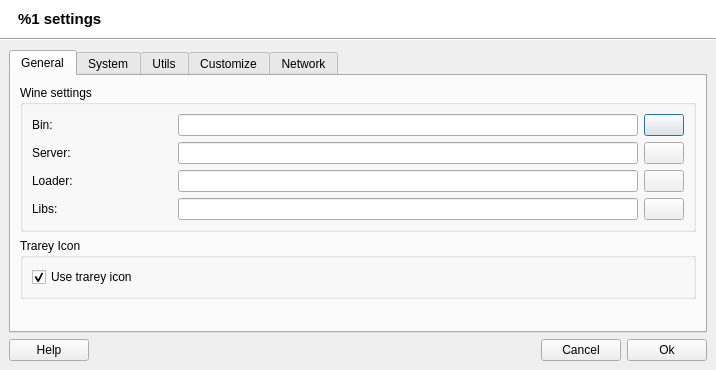
<?xml version="1.0" encoding="UTF-8"?>
<ui version="4.0">
 <class>AppSettings</class>
 <widget class="QDialog" name="AppSettings">
  <property name="windowModality">
   <enum>Qt::WindowModal</enum>
  </property>
  <property name="geometry">
   <rect>
    <x>0</x>
    <y>0</y>
    <width>716</width>
    <height>370</height>
   </rect>
  </property>
  <property name="minimumSize">
   <size>
    <width>340</width>
    <height>370</height>
   </size>
  </property>
  <property name="windowTitle">
   <string>%1 settings</string>
  </property>
  <property name="windowIcon">
   <iconset>
    <normaloff>:/data/q4wine.png</normaloff>:/data/q4wine.png</iconset>
  </property>
  <layout class="QVBoxLayout">
   <property name="spacing">
    <number>0</number>
   </property>
   <property name="margin">
    <number>0</number>
   </property>
   <item>
    <widget class="QWidget" name="widget_7" native="true">
     <property name="palette">
      <palette>
       <active>
        <colorrole role="Button">
         <brush brushstyle="SolidPattern">
          <color alpha="255">
           <red>255</red>
           <green>255</green>
           <blue>255</blue>
          </color>
         </brush>
        </colorrole>
        <colorrole role="Midlight">
         <brush brushstyle="SolidPattern">
          <color alpha="255">
           <red>255</red>
           <green>255</green>
           <blue>255</blue>
          </color>
         </brush>
        </colorrole>
        <colorrole role="Base">
         <brush brushstyle="SolidPattern">
          <color alpha="255">
           <red>255</red>
           <green>255</green>
           <blue>255</blue>
          </color>
         </brush>
        </colorrole>
        <colorrole role="Window">
         <brush brushstyle="SolidPattern">
          <color alpha="255">
           <red>255</red>
           <green>255</green>
           <blue>255</blue>
          </color>
         </brush>
        </colorrole>
       </active>
       <inactive>
        <colorrole role="Button">
         <brush brushstyle="SolidPattern">
          <color alpha="255">
           <red>255</red>
           <green>255</green>
           <blue>255</blue>
          </color>
         </brush>
        </colorrole>
        <colorrole role="Midlight">
         <brush brushstyle="SolidPattern">
          <color alpha="255">
           <red>255</red>
           <green>255</green>
           <blue>255</blue>
          </color>
         </brush>
        </colorrole>
        <colorrole role="Base">
         <brush brushstyle="SolidPattern">
          <color alpha="255">
           <red>255</red>
           <green>255</green>
           <blue>255</blue>
          </color>
         </brush>
        </colorrole>
        <colorrole role="Window">
         <brush brushstyle="SolidPattern">
          <color alpha="255">
           <red>255</red>
           <green>255</green>
           <blue>255</blue>
          </color>
         </brush>
        </colorrole>
       </inactive>
       <disabled>
        <colorrole role="Button">
         <brush brushstyle="SolidPattern">
          <color alpha="255">
           <red>255</red>
           <green>255</green>
           <blue>255</blue>
          </color>
         </brush>
        </colorrole>
        <colorrole role="Midlight">
         <brush brushstyle="SolidPattern">
          <color alpha="255">
           <red>255</red>
           <green>255</green>
           <blue>255</blue>
          </color>
         </brush>
        </colorrole>
        <colorrole role="Base">
         <brush brushstyle="SolidPattern">
          <color alpha="255">
           <red>255</red>
           <green>255</green>
           <blue>255</blue>
          </color>
         </brush>
        </colorrole>
        <colorrole role="Window">
         <brush brushstyle="SolidPattern">
          <color alpha="255">
           <red>255</red>
           <green>255</green>
           <blue>255</blue>
          </color>
         </brush>
        </colorrole>
       </disabled>
      </palette>
     </property>
     <property name="autoFillBackground">
      <bool>true</bool>
     </property>
     <layout class="QHBoxLayout">
      <property name="leftMargin">
       <number>18</number>
      </property>
      <item>
       <widget class="QLabel" name="lblCaption">
        <property name="font">
         <font>
          <pointsize>11</pointsize>
          <weight>75</weight>
          <bold>true</bold>
         </font>
        </property>
        <property name="text">
         <string>%1 settings</string>
        </property>
       </widget>
      </item>
      <item>
       <spacer>
        <property name="orientation">
         <enum>Qt::Horizontal</enum>
        </property>
        <property name="sizeHint" stdset="0">
         <size>
          <width>40</width>
          <height>20</height>
         </size>
        </property>
       </spacer>
      </item>
      <item>
       <widget class="QLabel" name="lblLogo">
        <property name="sizePolicy">
         <sizepolicy hsizetype="Fixed" vsizetype="Fixed">
          <horstretch>0</horstretch>
          <verstretch>0</verstretch>
         </sizepolicy>
        </property>
        <property name="maximumSize">
         <size>
          <width>48</width>
          <height>48</height>
         </size>
        </property>
        <property name="text">
         <string/>
        </property>
       </widget>
      </item>
     </layout>
    </widget>
   </item>
   <item>
    <widget class="Line" name="line">
     <property name="orientation">
      <enum>Qt::Horizontal</enum>
     </property>
    </widget>
   </item>
   <item>
    <widget class="QWidget" name="widget" native="true">
     <layout class="QVBoxLayout">
      <item>
       <widget class="QTabWidget" name="twbGeneral">
        <property name="currentIndex">
         <number>0</number>
        </property>
        <widget class="QWidget" name="tab">
         <attribute name="title">
          <string>General</string>
         </attribute>
         <layout class="QVBoxLayout">
          <item>
           <widget class="QGroupBox" name="groupBox">
            <property name="title">
             <string>Wine settings</string>
            </property>
            <layout class="QVBoxLayout">
             <item>
              <widget class="QWidget" name="widget_2" native="true">
               <layout class="QHBoxLayout">
                <property name="margin">
                 <number>0</number>
                </property>
                <item>
                 <widget class="QLabel" name="label">
                  <property name="minimumSize">
                   <size>
                    <width>140</width>
                    <height>0</height>
                   </size>
                  </property>
                  <property name="maximumSize">
                   <size>
                    <width>140</width>
                    <height>16777215</height>
                   </size>
                  </property>
                  <property name="text">
                   <string>Bin:</string>
                  </property>
                 </widget>
                </item>
                <item>
                 <widget class="QLineEdit" name="txtWineBin"/>
                </item>
                <item>
                 <widget class="QPushButton" name="cmdGetWineBin">
                  <property name="text">
                   <string/>
                  </property>
                  <property name="iconSize">
                   <size>
                    <width>16</width>
                    <height>16</height>
                   </size>
                  </property>
                 </widget>
                </item>
               </layout>
              </widget>
             </item>
             <item>
              <widget class="QWidget" name="widget_4" native="true">
               <layout class="QHBoxLayout">
                <property name="margin">
                 <number>0</number>
                </property>
                <item>
                 <widget class="QLabel" name="label_2">
                  <property name="minimumSize">
                   <size>
                    <width>140</width>
                    <height>0</height>
                   </size>
                  </property>
                  <property name="maximumSize">
                   <size>
                    <width>140</width>
                    <height>16777215</height>
                   </size>
                  </property>
                  <property name="text">
                   <string>Server:</string>
                  </property>
                 </widget>
                </item>
                <item>
                 <widget class="QLineEdit" name="txtWineServerBin"/>
                </item>
                <item>
                 <widget class="QPushButton" name="cmdGetWineServerBin">
                  <property name="text">
                   <string/>
                  </property>
                  <property name="iconSize">
                   <size>
                    <width>16</width>
                    <height>16</height>
                   </size>
                  </property>
                 </widget>
                </item>
               </layout>
              </widget>
             </item>
             <item>
              <widget class="QWidget" name="widget_10" native="true">
               <layout class="QHBoxLayout">
                <property name="margin">
                 <number>0</number>
                </property>
                <item>
                 <widget class="QLabel" name="label_3">
                  <property name="minimumSize">
                   <size>
                    <width>140</width>
                    <height>0</height>
                   </size>
                  </property>
                  <property name="maximumSize">
                   <size>
                    <width>140</width>
                    <height>16777215</height>
                   </size>
                  </property>
                  <property name="text">
                   <string>Loader:</string>
                  </property>
                 </widget>
                </item>
                <item>
                 <widget class="QLineEdit" name="txtWineLoaderBin"/>
                </item>
                <item>
                 <widget class="QPushButton" name="cmdGetWineLoaderBin">
                  <property name="text">
                   <string/>
                  </property>
                  <property name="iconSize">
                   <size>
                    <width>16</width>
                    <height>16</height>
                   </size>
                  </property>
                 </widget>
                </item>
               </layout>
              </widget>
             </item>
             <item>
              <widget class="QWidget" name="widget_11" native="true">
               <layout class="QHBoxLayout">
                <property name="margin">
                 <number>0</number>
                </property>
                <item>
                 <widget class="QLabel" name="label_11">
                  <property name="minimumSize">
                   <size>
                    <width>140</width>
                    <height>0</height>
                   </size>
                  </property>
                  <property name="maximumSize">
                   <size>
                    <width>140</width>
                    <height>16777215</height>
                   </size>
                  </property>
                  <property name="text">
                   <string>Libs:</string>
                  </property>
                 </widget>
                </item>
                <item>
                 <widget class="QLineEdit" name="txtWineLibs"/>
                </item>
                <item>
                 <widget class="QPushButton" name="cmdGetWineLibs">
                  <property name="text">
                   <string/>
                  </property>
                  <property name="iconSize">
                   <size>
                    <width>16</width>
                    <height>16</height>
                   </size>
                  </property>
                 </widget>
                </item>
               </layout>
              </widget>
             </item>
            </layout>
           </widget>
          </item>
          <item>
           <widget class="QGroupBox" name="groupBox_4">
            <property name="title">
             <string>Trarey Icon</string>
            </property>
            <layout class="QVBoxLayout">
             <item>
              <widget class="QCheckBox" name="chShowTrarey">
               <property name="text">
                <string>Use trarey icon</string>
               </property>
               <property name="checked">
                <bool>true</bool>
               </property>
              </widget>
             </item>
            </layout>
           </widget>
          </item>
          <item>
           <spacer>
            <property name="orientation">
             <enum>Qt::Vertical</enum>
            </property>
            <property name="sizeHint" stdset="0">
             <size>
              <width>680</width>
              <height>20</height>
             </size>
            </property>
           </spacer>
          </item>
         </layout>
        </widget>
        <widget class="QWidget" name="tab_4">
         <attribute name="title">
          <string>System</string>
         </attribute>
         <layout class="QVBoxLayout" name="verticalLayout">
          <item>
           <widget class="QGroupBox" name="groupBox_7">
            <property name="title">
             <string>System utils</string>
            </property>
            <layout class="QVBoxLayout">
             <item>
              <widget class="QWidget" name="widget_14" native="true">
               <layout class="QHBoxLayout">
                <property name="margin">
                 <number>0</number>
                </property>
                <item>
                 <widget class="QLabel" name="label_13">
                  <property name="minimumSize">
                   <size>
                    <width>140</width>
                    <height>0</height>
                   </size>
                  </property>
                  <property name="maximumSize">
                   <size>
                    <width>140</width>
                    <height>16777215</height>
                   </size>
                  </property>
                  <property name="text">
                   <string>tar:</string>
                  </property>
                 </widget>
                </item>
                <item>
                 <widget class="QLineEdit" name="txtTarBin"/>
                </item>
                <item>
                 <widget class="QPushButton" name="cmdGetTarBin">
                  <property name="text">
                   <string/>
                  </property>
                  <property name="iconSize">
                   <size>
                    <width>16</width>
                    <height>16</height>
                   </size>
                  </property>
                 </widget>
                </item>
               </layout>
              </widget>
             </item>
             <item>
              <widget class="QWidget" name="widget_17" native="true">
               <layout class="QHBoxLayout">
                <property name="margin">
                 <number>0</number>
                </property>
                <item>
                 <widget class="QLabel" name="label_16">
                  <property name="minimumSize">
                   <size>
                    <width>140</width>
                    <height>0</height>
                   </size>
                  </property>
                  <property name="maximumSize">
                   <size>
                    <width>140</width>
                    <height>16777215</height>
                   </size>
                  </property>
                  <property name="text">
                   <string>mount:</string>
                  </property>
                 </widget>
                </item>
                <item>
                 <widget class="QLineEdit" name="txtMountBin"/>
                </item>
                <item>
                 <widget class="QPushButton" name="cmdGetMountBin">
                  <property name="text">
                   <string/>
                  </property>
                  <property name="iconSize">
                   <size>
                    <width>16</width>
                    <height>16</height>
                   </size>
                  </property>
                 </widget>
                </item>
               </layout>
              </widget>
             </item>
             <item>
              <widget class="QWidget" name="widget_18" native="true">
               <layout class="QHBoxLayout">
                <property name="margin">
                 <number>0</number>
                </property>
                <item>
                 <widget class="QLabel" name="label_17">
                  <property name="minimumSize">
                   <size>
                    <width>140</width>
                    <height>0</height>
                   </size>
                  </property>
                  <property name="maximumSize">
                   <size>
                    <width>140</width>
                    <height>16777215</height>
                   </size>
                  </property>
                  <property name="text">
                   <string>umount:</string>
                  </property>
                 </widget>
                </item>
                <item>
                 <widget class="QLineEdit" name="txtUmountBin"/>
                </item>
                <item>
                 <widget class="QPushButton" name="cmdGetUmountBin">
                  <property name="text">
                   <string/>
                  </property>
                  <property name="iconSize">
                   <size>
                    <width>16</width>
                    <height>16</height>
                   </size>
                  </property>
                 </widget>
                </item>
               </layout>
              </widget>
             </item>
             <item>
              <widget class="QWidget" name="widget_19" native="true">
               <layout class="QHBoxLayout">
                <property name="margin">
                 <number>0</number>
                </property>
                <item>
                 <widget class="QLabel" name="label_19">
                  <property name="minimumSize">
                   <size>
                    <width>140</width>
                    <height>0</height>
                   </size>
                  </property>
                  <property name="maximumSize">
                   <size>
                    <width>140</width>
                    <height>16777215</height>
                   </size>
                  </property>
                  <property name="text">
                   <string>sudo:</string>
                  </property>
                 </widget>
                </item>
                <item>
                 <widget class="QLineEdit" name="txtSudoBin"/>
                </item>
                <item>
                 <widget class="QPushButton" name="cmdGetSudoBin">
                  <property name="text">
                   <string/>
                  </property>
                  <property name="iconSize">
                   <size>
                    <width>16</width>
                    <height>16</height>
                   </size>
                  </property>
                 </widget>
                </item>
               </layout>
              </widget>
             </item>
             <item>
              <widget class="QWidget" name="widget_31" native="true">
               <layout class="QHBoxLayout" name="_2">
                <property name="margin">
                 <number>0</number>
                </property>
                <item>
                 <widget class="QLabel" name="label_30">
                  <property name="minimumSize">
                   <size>
                    <width>140</width>
                    <height>0</height>
                   </size>
                  </property>
                  <property name="maximumSize">
                   <size>
                    <width>140</width>
                    <height>16777215</height>
                   </size>
                  </property>
                  <property name="text">
                   <string>gui sudo:</string>
                  </property>
                 </widget>
                </item>
                <item>
                 <widget class="QLineEdit" name="txtGuiSudoBin"/>
                </item>
                <item>
                 <widget class="QPushButton" name="cmdGetGuiSudoBin">
                  <property name="text">
                   <string/>
                  </property>
                  <property name="iconSize">
                   <size>
                    <width>16</width>
                    <height>16</height>
                   </size>
                  </property>
                 </widget>
                </item>
               </layout>
              </widget>
             </item>
             <item>
              <widget class="QWidget" name="widget_24" native="true">
               <layout class="QHBoxLayout">
                <property name="margin">
                 <number>0</number>
                </property>
                <item>
                 <widget class="QLabel" name="label_23">
                  <property name="minimumSize">
                   <size>
                    <width>140</width>
                    <height>0</height>
                   </size>
                  </property>
                  <property name="maximumSize">
                   <size>
                    <width>140</width>
                    <height>16777215</height>
                   </size>
                  </property>
                  <property name="text">
                   <string>nice:</string>
                  </property>
                 </widget>
                </item>
                <item>
                 <widget class="QLineEdit" name="txtNiceBin"/>
                </item>
                <item>
                 <widget class="QPushButton" name="cmdGetNiceBin">
                  <property name="text">
                   <string/>
                  </property>
                  <property name="iconSize">
                   <size>
                    <width>16</width>
                    <height>16</height>
                   </size>
                  </property>
                 </widget>
                </item>
               </layout>
              </widget>
             </item>
             <item>
              <widget class="QWidget" name="widget_25" native="true">
               <layout class="QHBoxLayout">
                <property name="margin">
                 <number>0</number>
                </property>
                <item>
                 <widget class="QLabel" name="label_24">
                  <property name="minimumSize">
                   <size>
                    <width>140</width>
                    <height>0</height>
                   </size>
                  </property>
                  <property name="maximumSize">
                   <size>
                    <width>140</width>
                    <height>16777215</height>
                   </size>
                  </property>
                  <property name="text">
                   <string>renice:</string>
                  </property>
                 </widget>
                </item>
                <item>
                 <widget class="QLineEdit" name="txtReniceBin"/>
                </item>
                <item>
                 <widget class="QPushButton" name="cmdGetReniceBin">
                  <property name="text">
                   <string/>
                  </property>
                  <property name="iconSize">
                   <size>
                    <width>16</width>
                    <height>16</height>
                   </size>
                  </property>
                 </widget>
                </item>
               </layout>
              </widget>
             </item>
             <item>
              <widget class="QWidget" name="widget_28" native="true">
               <layout class="QHBoxLayout">
                <property name="margin">
                 <number>0</number>
                </property>
                <item>
                 <widget class="QLabel" name="label_27">
                  <property name="minimumSize">
                   <size>
                    <width>140</width>
                    <height>0</height>
                   </size>
                  </property>
                  <property name="maximumSize">
                   <size>
                    <width>140</width>
                    <height>16777215</height>
                   </size>
                  </property>
                  <property name="text">
                   <string>sh:</string>
                  </property>
                 </widget>
                </item>
                <item>
                 <widget class="QLineEdit" name="txtShBin"/>
                </item>
                <item>
                 <widget class="QPushButton" name="cmdGetShBin">
                  <property name="text">
                   <string/>
                  </property>
                  <property name="iconSize">
                   <size>
                    <width>16</width>
                    <height>16</height>
                   </size>
                  </property>
                 </widget>
                </item>
               </layout>
              </widget>
             </item>
            </layout>
           </widget>
          </item>
          <item>
           <spacer>
            <property name="orientation">
             <enum>Qt::Vertical</enum>
            </property>
            <property name="sizeHint" stdset="0">
             <size>
              <width>680</width>
              <height>21</height>
             </size>
            </property>
           </spacer>
          </item>
         </layout>
        </widget>
        <widget class="QWidget" name="tab_3">
         <attribute name="title">
          <string>Utils</string>
         </attribute>
         <layout class="QVBoxLayout">
          <item>
           <widget class="QGroupBox" name="groupBox_2">
            <property name="title">
             <string>Console</string>
            </property>
            <layout class="QVBoxLayout">
             <item>
              <widget class="QWidget" name="widget_12" native="true">
               <layout class="QHBoxLayout">
                <property name="margin">
                 <number>0</number>
                </property>
                <item>
                 <widget class="QLabel" name="label_6">
                  <property name="minimumSize">
                   <size>
                    <width>140</width>
                    <height>0</height>
                   </size>
                  </property>
                  <property name="maximumSize">
                   <size>
                    <width>140</width>
                    <height>16777215</height>
                   </size>
                  </property>
                  <property name="text">
                   <string>Bin:</string>
                  </property>
                 </widget>
                </item>
                <item>
                 <widget class="QLineEdit" name="txtConsoleBin"/>
                </item>
                <item>
                 <widget class="QPushButton" name="cmdGetConsoleBin">
                  <property name="text">
                   <string/>
                  </property>
                  <property name="iconSize">
                   <size>
                    <width>16</width>
                    <height>16</height>
                   </size>
                  </property>
                 </widget>
                </item>
               </layout>
              </widget>
             </item>
             <item>
              <widget class="QWidget" name="widget_13" native="true">
               <layout class="QHBoxLayout">
                <property name="margin">
                 <number>0</number>
                </property>
                <item>
                 <widget class="QLabel" name="label_12">
                  <property name="minimumSize">
                   <size>
                    <width>140</width>
                    <height>0</height>
                   </size>
                  </property>
                  <property name="maximumSize">
                   <size>
                    <width>140</width>
                    <height>16777215</height>
                   </size>
                  </property>
                  <property name="text">
                   <string>Args:</string>
                  </property>
                 </widget>
                </item>
                <item>
                 <widget class="QLineEdit" name="txtConsoleArgs"/>
                </item>
               </layout>
              </widget>
             </item>
            </layout>
           </widget>
          </item>
          <item>
           <widget class="QGroupBox" name="groupBox_5">
            <property name="title">
             <string>Icotool</string>
            </property>
            <layout class="QVBoxLayout">
             <item>
              <widget class="QWidget" name="widget_26" native="true">
               <layout class="QHBoxLayout">
                <property name="margin">
                 <number>0</number>
                </property>
                <item>
                 <widget class="QLabel" name="label_25">
                  <property name="minimumSize">
                   <size>
                    <width>140</width>
                    <height>0</height>
                   </size>
                  </property>
                  <property name="maximumSize">
                   <size>
                    <width>140</width>
                    <height>16777215</height>
                   </size>
                  </property>
                  <property name="text">
                   <string>wrestool:</string>
                  </property>
                 </widget>
                </item>
                <item>
                 <widget class="QLineEdit" name="txtWrestoolBin"/>
                </item>
                <item>
                 <widget class="QPushButton" name="cmdGetWrestoolBin">
                  <property name="text">
                   <string/>
                  </property>
                  <property name="iconSize">
                   <size>
                    <width>16</width>
                    <height>16</height>
                   </size>
                  </property>
                 </widget>
                </item>
               </layout>
              </widget>
             </item>
             <item>
              <widget class="QWidget" name="widget_27" native="true">
               <layout class="QHBoxLayout">
                <property name="margin">
                 <number>0</number>
                </property>
                <item>
                 <widget class="QLabel" name="label_26">
                  <property name="minimumSize">
                   <size>
                    <width>140</width>
                    <height>0</height>
                   </size>
                  </property>
                  <property name="maximumSize">
                   <size>
                    <width>140</width>
                    <height>16777215</height>
                   </size>
                  </property>
                  <property name="text">
                   <string>icotool:</string>
                  </property>
                 </widget>
                </item>
                <item>
                 <widget class="QLineEdit" name="txtIcotoolBin"/>
                </item>
                <item>
                 <widget class="QPushButton" name="cmdGetIcotoolBin">
                  <property name="text">
                   <string/>
                  </property>
                  <property name="iconSize">
                   <size>
                    <width>16</width>
                    <height>16</height>
                   </size>
                  </property>
                 </widget>
                </item>
               </layout>
              </widget>
             </item>
            </layout>
           </widget>
          </item>
          <item>
           <spacer>
            <property name="orientation">
             <enum>Qt::Vertical</enum>
            </property>
            <property name="sizeHint" stdset="0">
             <size>
              <width>680</width>
              <height>21</height>
             </size>
            </property>
           </spacer>
          </item>
         </layout>
        </widget>
        <widget class="QWidget" name="tab_2">
         <attribute name="title">
          <string>Customize</string>
         </attribute>
         <layout class="QVBoxLayout">
          <item>
           <widget class="QGroupBox" name="groupBox_9">
            <property name="title">
             <string>Language</string>
            </property>
            <layout class="QVBoxLayout">
             <item>
              <widget class="QWidget" name="widget_30" native="true">
               <layout class="QHBoxLayout">
                <property name="margin">
                 <number>0</number>
                </property>
                <item>
                 <widget class="QLabel" name="label_29">
                  <property name="minimumSize">
                   <size>
                    <width>140</width>
                    <height>0</height>
                   </size>
                  </property>
                  <property name="maximumSize">
                   <size>
                    <width>140</width>
                    <height>16777215</height>
                   </size>
                  </property>
                  <property name="text">
                   <string>Languale:</string>
                  </property>
                 </widget>
                </item>
                <item>
                 <widget class="QComboBox" name="comboLangs">
                  <item>
                   <property name="text">
                    <string>System Default</string>
                   </property>
                  </item>
                 </widget>
                </item>
               </layout>
              </widget>
             </item>
            </layout>
           </widget>
          </item>
          <item>
           <widget class="QGroupBox" name="groupBox_3">
            <property name="title">
             <string>Themes</string>
            </property>
            <layout class="QVBoxLayout">
             <item>
              <widget class="QListWidget" name="listThemesView">
               <property name="iconSize">
                <size>
                 <width>32</width>
                 <height>32</height>
                </size>
               </property>
              </widget>
             </item>
            </layout>
           </widget>
          </item>
         </layout>
        </widget>
        <widget class="QWidget" name="tab_5">
         <attribute name="title">
          <string>Network</string>
         </attribute>
         <layout class="QVBoxLayout">
          <item>
           <widget class="QGroupBox" name="groupBox_8">
            <property name="title">
             <string>Proxy settings</string>
            </property>
            <layout class="QVBoxLayout">
             <item>
              <widget class="QWidget" name="widget_29" native="true">
               <layout class="QHBoxLayout">
                <property name="margin">
                 <number>0</number>
                </property>
                <item>
                 <widget class="QLabel" name="label_28">
                  <property name="minimumSize">
                   <size>
                    <width>140</width>
                    <height>0</height>
                   </size>
                  </property>
                  <property name="maximumSize">
                   <size>
                    <width>140</width>
                    <height>16777215</height>
                   </size>
                  </property>
                  <property name="text">
                   <string>Password:</string>
                  </property>
                 </widget>
                </item>
                <item>
                 <widget class="QComboBox" name="comboProxyType">
                  <item>
                   <property name="text">
                    <string>No Proxy</string>
                   </property>
                  </item>
                  <item>
                   <property name="text">
                    <string>HTTP</string>
                   </property>
                  </item>
                  <item>
                   <property name="text">
                    <string>Socks v5</string>
                   </property>
                  </item>
                 </widget>
                </item>
               </layout>
              </widget>
             </item>
             <item>
              <widget class="QWidget" name="widget_20" native="true">
               <layout class="QHBoxLayout">
                <property name="margin">
                 <number>0</number>
                </property>
                <item>
                 <widget class="QLabel" name="label_18">
                  <property name="minimumSize">
                   <size>
                    <width>140</width>
                    <height>0</height>
                   </size>
                  </property>
                  <property name="maximumSize">
                   <size>
                    <width>140</width>
                    <height>16777215</height>
                   </size>
                  </property>
                  <property name="text">
                   <string>Host:</string>
                  </property>
                 </widget>
                </item>
                <item>
                 <widget class="QLineEdit" name="txtProxyHost">
                  <property name="enabled">
                   <bool>false</bool>
                  </property>
                  <property name="inputMask">
                   <string/>
                  </property>
                 </widget>
                </item>
               </layout>
              </widget>
             </item>
             <item>
              <widget class="QWidget" name="widget_21" native="true">
               <layout class="QHBoxLayout">
                <property name="margin">
                 <number>0</number>
                </property>
                <item>
                 <widget class="QLabel" name="label_20">
                  <property name="minimumSize">
                   <size>
                    <width>140</width>
                    <height>0</height>
                   </size>
                  </property>
                  <property name="maximumSize">
                   <size>
                    <width>140</width>
                    <height>16777215</height>
                   </size>
                  </property>
                  <property name="text">
                   <string>Port:</string>
                  </property>
                 </widget>
                </item>
                <item>
                 <widget class="QLineEdit" name="txtProxyPort">
                  <property name="enabled">
                   <bool>false</bool>
                  </property>
                  <property name="inputMask">
                   <string/>
                  </property>
                 </widget>
                </item>
               </layout>
              </widget>
             </item>
             <item>
              <widget class="QWidget" name="widget_22" native="true">
               <layout class="QHBoxLayout">
                <property name="margin">
                 <number>0</number>
                </property>
                <item>
                 <widget class="QLabel" name="label_21">
                  <property name="minimumSize">
                   <size>
                    <width>140</width>
                    <height>0</height>
                   </size>
                  </property>
                  <property name="maximumSize">
                   <size>
                    <width>140</width>
                    <height>16777215</height>
                   </size>
                  </property>
                  <property name="text">
                   <string>Username:</string>
                  </property>
                 </widget>
                </item>
                <item>
                 <widget class="QLineEdit" name="txtProxyUser">
                  <property name="enabled">
                   <bool>false</bool>
                  </property>
                 </widget>
                </item>
               </layout>
              </widget>
             </item>
             <item>
              <widget class="QWidget" name="widget_23" native="true">
               <layout class="QHBoxLayout">
                <property name="margin">
                 <number>0</number>
                </property>
                <item>
                 <widget class="QLabel" name="label_22">
                  <property name="minimumSize">
                   <size>
                    <width>140</width>
                    <height>0</height>
                   </size>
                  </property>
                  <property name="maximumSize">
                   <size>
                    <width>140</width>
                    <height>16777215</height>
                   </size>
                  </property>
                  <property name="text">
                   <string>Password:</string>
                  </property>
                 </widget>
                </item>
                <item>
                 <widget class="QLineEdit" name="txtProxyPass">
                  <property name="enabled">
                   <bool>false</bool>
                  </property>
                 </widget>
                </item>
               </layout>
              </widget>
             </item>
            </layout>
           </widget>
          </item>
          <item>
           <spacer>
            <property name="orientation">
             <enum>Qt::Vertical</enum>
            </property>
            <property name="sizeHint" stdset="0">
             <size>
              <width>680</width>
              <height>31</height>
             </size>
            </property>
           </spacer>
          </item>
         </layout>
        </widget>
       </widget>
      </item>
      <item>
       <layout class="QHBoxLayout">
        <item>
         <widget class="QPushButton" name="cmdHelp">
          <property name="text">
           <string>Help</string>
          </property>
         </widget>
        </item>
        <item>
         <spacer>
          <property name="orientation">
           <enum>Qt::Horizontal</enum>
          </property>
          <property name="sizeHint" stdset="0">
           <size>
            <width>40</width>
            <height>20</height>
           </size>
          </property>
         </spacer>
        </item>
        <item>
         <widget class="QPushButton" name="cmdCancel">
          <property name="text">
           <string>Cancel</string>
          </property>
         </widget>
        </item>
        <item>
         <widget class="QPushButton" name="cmdOk">
          <property name="text">
           <string>Ok</string>
          </property>
         </widget>
        </item>
       </layout>
      </item>
     </layout>
    </widget>
   </item>
  </layout>
 </widget>
 <resources/>
 <connections/>
</ui>
